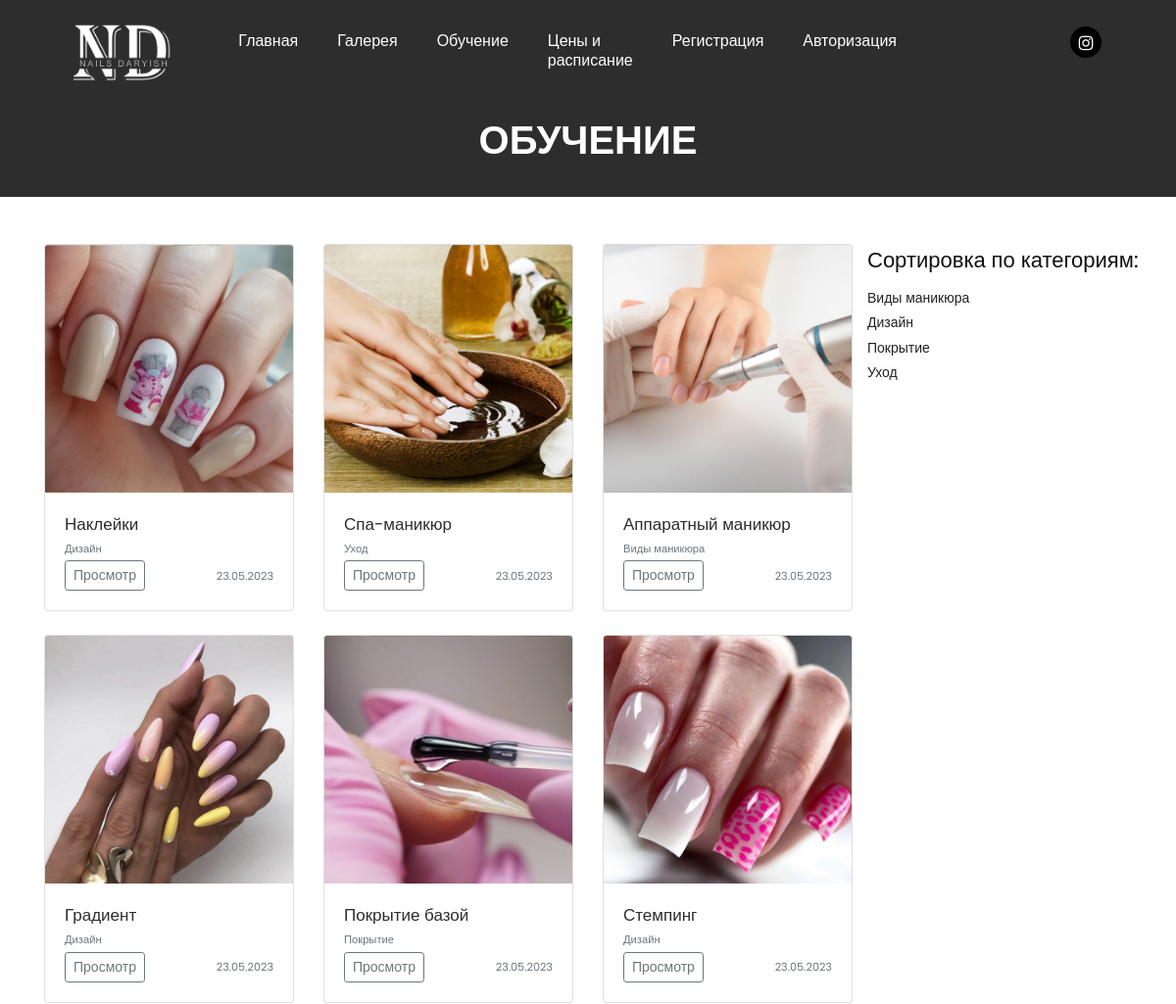
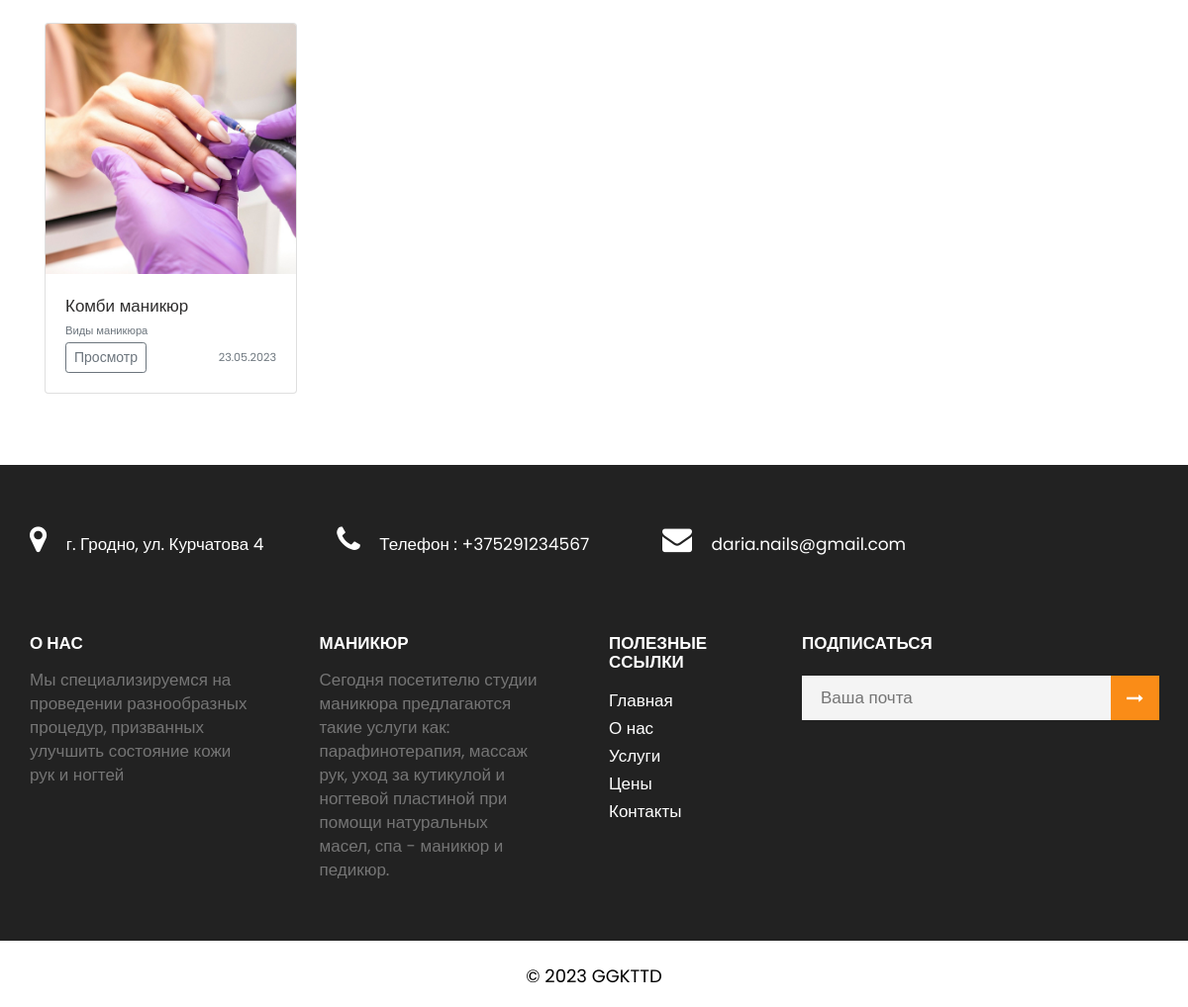
The page /articles on the database its author committed (2 pictures, top to bottom).
### app.py (models this page shows, shortened)
class Articles(db.Model):
    id = db.Column(db.Integer,primary_key=True)
    title = db.Column(db.String(100))
    date = db.Column(db.DateTime, default=datetime.now)
    category = db.Column(db.String(100))
    text = db.Column(db.Text)
    image_name = db.Column(db.String(100))

### app.py (the view, shortened to what this page needs)
@app.route('/articles', methods=['GET', 'POST'])
def articles():
    articles = Articles.query.order_by(Articles.date.desc()).all()
    if request.method == 'GET':
        seach = request.args.get('seach')
        if seach:
            seach= seach.capitalize()
            seach = "%{}%".format(seach)
            articles = Articles.query.filter(Articles.category.like(seach)).all()
    return render_template("articles.html",articles=articles)

### app.py (called while the page is built)
@app.context_processor
def inject_user():
    def get_user_name():
        if 'name' in session:
            return User.query.filter_by(email=session['name']).first()
    return dict(active_user=get_user_name())

@app.context_processor
def inject_user():
    return dict(
    category=db.session.query(Articles.category).distinct().all(),
    )

### templates/articles.html (shortened to what this page needs)
{% extends 'base.html' %}
{% block main %}
<div class="back_re">
    <div class="container">
       <div class="row">
          <div class="col-md-12">
             <div class="title">
                 <h2>Обучение</h2>
             </div>
          </div>
       </div>
    </div>
 </div>
<div class="container">
     <div class="d-flex">
     <div class="album py-5 w-75">
        <div class="container">
          <div class="row ">
            {%if articles%}
            {%for el in articles%}
            <div class="col-md-4">
              <div class="card mb-4 box-shadow">
                <img class="card-img-top"  src="../static/images/upload/{{el.image_name}}" data-holder-rendered="true">
                <div class="card-body">
                  <p class="card-text">{{el.title}}</p>
                  <small class="text-muted">{{el.category}} </small>
                  <div class="d-flex justify-content-between align-items-center">
                    <div class="btn-group">
                      <a href="/article/{{el.id}}" class="btn btn-sm btn-outline-secondary">Просмотр</a>
                    </div>
                    <small class="text-muted">{{el.date.strftime('%d.%m.%Y')}} </small>
                  </div>
                </div>
              </div>
            </div>
            {%endfor%}
            {%else%}
                <h1>Записей нет!</h1>
            {%endif%}
          </div>
        </div>
      </div>
      <div class="sidebar py-5">
        <h2>Сортировка по категориям:</h2>
        {% for el in category %}
        <li><a href="/articles?seach={{el.category}}">{{el.category}}</a></li>
           {%endfor%}
      </div>
      </div>
</div>
{% endblock %}

### static/css/style.css (style rules this page uses)
* { box-sizing: border-box !important; }
.container { max-width: 1170px; }
html { scroll-behavior: smooth; }
body { color: #666666; font-size: 14px; font-family: 'Poppins', sans-serif; line-height: 1.80857; font-weight: normal; }
a { color: #1f1f1f; text-decoration: none !important; outline: none !important; -webkit-transition: all .3s ease-in-out; -moz-transition: all .3s ease-in-out; -ms-transition: all .3s ease-in-out; -o-transition: all .3s ease-in-out; transition: all .3s ease-in-out; }
h1, h2, h3, h4, h5, h6 { letter-spacing: 0; font-weight: normal; position: relative; padding: 0 0 10px 0; font-weight: normal; line-height: normal; color: #111111; margin: 0 }
h2 { font-size: 22px; }
*, *::after, *::before { -webkit-box-sizing: border-box; -moz-box-sizing: border-box; box-sizing: border-box; }
ul, li, ol { margin: 0px; padding: 0px; list-style: none; }
p { margin: 0px; font-weight: 400; color: #2e2d2d; font-size: 17px; line-height: 24px; }
a { color: #222222; text-decoration: none; outline: none !important; }
a, .btn { text-decoration: none !important; outline: none !important; -webkit-transition: all .3s ease-in-out; -moz-transition: all .3s ease-in-out; -ms-transition: all .3s ease-in-out; -o-transition: all .3s ease-in-out; transition: all .3s ease-in-out; }
img { max-width: 100%; height: auto; }
.back_re { background-color: #2e2d2d; }
.back_re .title { text-align: center; }
.back_re .title h2 { color: #fff; font-size: 40px; padding: 40px 0; font-weight: 600; text-transform: uppercase; line-height: 35px; }

### static/css/icomoon.css (style rules this page uses)
body { background: #fff; }

### rows shown on the page
Articles: image_name (picture), title "Наклейки", category "Дизайн", date "23.05.2023"
Articles: image_name (picture), title "Спа-маникюр", category "Уход", date "23.05.2023"
Articles: image_name (picture), title "Аппаратный маникюр", category "Виды маникюра", date "23.05.2023"
Articles: image_name (picture), title "Градиент", category "Дизайн", date "23.05.2023"
Articles: image_name (picture), title "Покрытие базой", category "Покрытие", date "23.05.2023"
Articles: image_name (picture), title "Стемпинг", category "Дизайн", date "23.05.2023"
Articles: image_name (picture), title "Комби маникюр", category "Виды маникюра", date "23.05.2023"

### other values the page prints
{{ el.category }} "Виды маникюра" "Дизайн" "Покрытие" "Уход"
